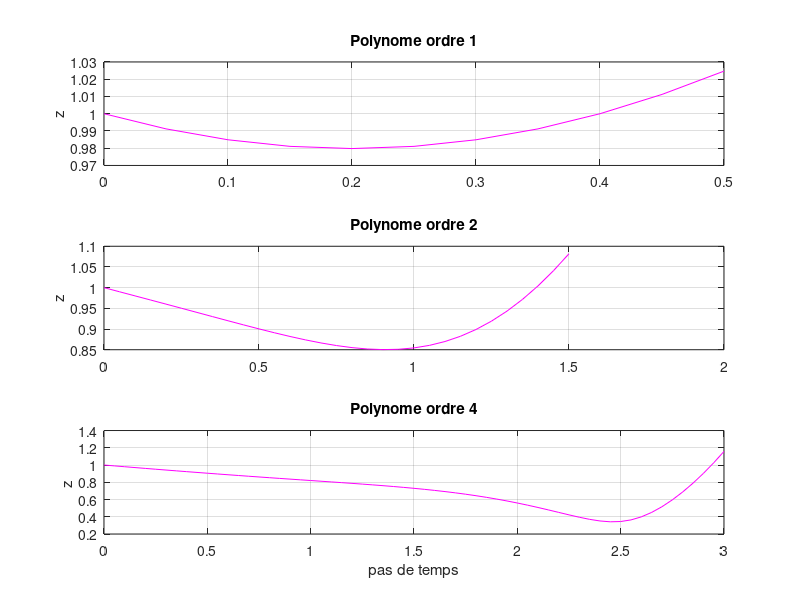

The MATLAB source for this figure:
% etude de la stabilite

clear
%2eme cas
n=0.2;
p2=1;

%n=1.5;
%p2=2;

r1=-n-sqrt(n*n-p2);
r2=-n+sqrt(n*n-p2);

alpha=real(r1);
beta=imag(r1);

lambda=(alpha+i*beta);

h=0:0.05:0.5;

% ordre 1
poly1=abs(1+h*lambda);

subplot(3,1,1);
plot(h,poly1,'m');
grid on
ylabel('z');
title('Polynome ordre 1');

% ordre 2
h=0:0.05:1.5;
poly2=abs(1+h*lambda+0.5*h.^2*lambda^2);

subplot(3,1,2);
plot(h,poly2,'m');
grid on
ylabel('z');
title('Polynome ordre 2');

% ordre 4
h=0:0.05:3;
poly4=abs(1+h*lambda+0.5*h.^2*lambda^2+01/6*h.^3*lambda^3+1/24*h.^4*lambda^4);

subplot(3,1,3);
plot(h,poly4,'m');
grid on
xlabel('pas de temps');
ylabel('z ');
title('Polynome ordre 4');
